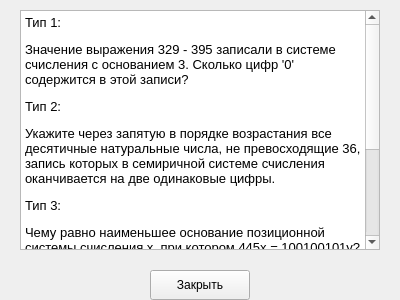
<?xml version="1.0" encoding="UTF-8"?>
<ui version="4.0">
 <class>Form</class>
 <widget class="QWidget" name="Form">
  <property name="geometry">
   <rect>
    <x>0</x>
    <y>0</y>
    <width>400</width>
    <height>300</height>
   </rect>
  </property>
  <property name="windowTitle">
   <string>Form</string>
  </property>
  <widget class="QPushButton" name="closeButton">
   <property name="geometry">
    <rect>
     <x>150</x>
     <y>270</y>
     <width>100</width>
     <height>30</height>
    </rect>
   </property>
   <property name="text">
    <string>Закрыть</string>
   </property>
  </widget>
  <widget class="QTextBrowser" name="textBrowser">
   <property name="geometry">
    <rect>
     <x>20</x>
     <y>10</y>
     <width>360</width>
     <height>240</height>
    </rect>
   </property>
   <property name="html">
    <string>&lt;!DOCTYPE HTML PUBLIC &quot;-//W3C//DTD HTML 4.0//EN&quot; &quot;http://www.w3.org/TR/REC-html40/strict.dtd&quot;&gt;
&lt;html&gt;&lt;head&gt;&lt;meta name=&quot;qrichtext&quot; content=&quot;1&quot; /&gt;&lt;style type=&quot;text/css&quot;&gt;
p, li { white-space: pre-wrap; }
&lt;/style&gt;&lt;/head&gt;&lt;body style=&quot; font-family:'MS Shell Dlg 2'; font-size:8.25pt; font-weight:400; font-style:normal;&quot;&gt;
&lt;p style=&quot; margin-top:12px; margin-bottom:12px; margin-left:0px; margin-right:0px; -qt-block-indent:0; text-indent:0px;&quot;&gt;&lt;span style=&quot; font-size:10pt;&quot;&gt;Тип 1:&lt;/span&gt;&lt;/p&gt;
&lt;p style=&quot; margin-top:12px; margin-bottom:12px; margin-left:0px; margin-right:0px; -qt-block-indent:0; text-indent:0px;&quot;&gt;&lt;span style=&quot; font-size:10pt;&quot;&gt;Значение выражения 329 - 395 записали в системе счисления с основанием 3. Сколько цифр '0' содержится в этой записи? &lt;/span&gt;&lt;/p&gt;
&lt;p style=&quot; margin-top:12px; margin-bottom:12px; margin-left:0px; margin-right:0px; -qt-block-indent:0; text-indent:0px;&quot;&gt;&lt;span style=&quot; font-size:10pt;&quot;&gt;Тип 2:&lt;/span&gt;&lt;/p&gt;
&lt;p style=&quot; margin-top:12px; margin-bottom:12px; margin-left:0px; margin-right:0px; -qt-block-indent:0; text-indent:0px;&quot;&gt;&lt;span style=&quot; font-size:10pt;&quot;&gt;Укажите через запятую в порядке возрастания все десятичные натуральные числа, не превосходящие 36, запись которых в семиричной системе счисления оканчивается на две одинаковые цифры. &lt;/span&gt;&lt;/p&gt;
&lt;p style=&quot; margin-top:12px; margin-bottom:12px; margin-left:0px; margin-right:0px; -qt-block-indent:0; text-indent:0px;&quot;&gt;&lt;span style=&quot; font-size:10pt;&quot;&gt;Тип 3:&lt;/span&gt;&lt;/p&gt;
&lt;p style=&quot; margin-top:12px; margin-bottom:12px; margin-left:0px; margin-right:0px; -qt-block-indent:0; text-indent:0px;&quot;&gt;&lt;span style=&quot; font-size:10pt;&quot;&gt;Чему равно наименьшее основание позиционной системы счисления x, при котором 445x = 100100101y? Ответ записать в виде целого числа. &lt;/span&gt;&lt;/p&gt;
&lt;p style=&quot; margin-top:12px; margin-bottom:12px; margin-left:0px; margin-right:0px; -qt-block-indent:0; text-indent:0px;&quot;&gt;&lt;span style=&quot; font-size:10pt;&quot;&gt;Тип 4:&lt;/span&gt;&lt;/p&gt;
&lt;p style=&quot; margin-top:12px; margin-bottom:12px; margin-left:0px; margin-right:0px; -qt-block-indent:0; text-indent:0px;&quot;&gt;&lt;span style=&quot; font-size:10pt;&quot;&gt;Запись числа 359 в системе счисления с основанием N содержит 3 цифры и оканчивается на 7.Чему равно минимально возможное основание системы счисления? &lt;/span&gt;&lt;span style=&quot; font-family:'Aptos','sans-serif'; font-size:10pt;&quot;&gt;&lt;br /&gt;&lt;/span&gt;&lt;/p&gt;
&lt;p style=&quot; margin-top:12px; margin-bottom:12px; margin-left:0px; margin-right:0px; -qt-block-indent:0; text-indent:0px;&quot;&gt;&lt;span style=&quot; font-size:10pt;&quot;&gt;  &lt;/span&gt;&lt;/p&gt;&lt;/body&gt;&lt;/html&gt;</string>
   </property>
  </widget>
 </widget>
 <resources/>
 <connections/>
</ui>
